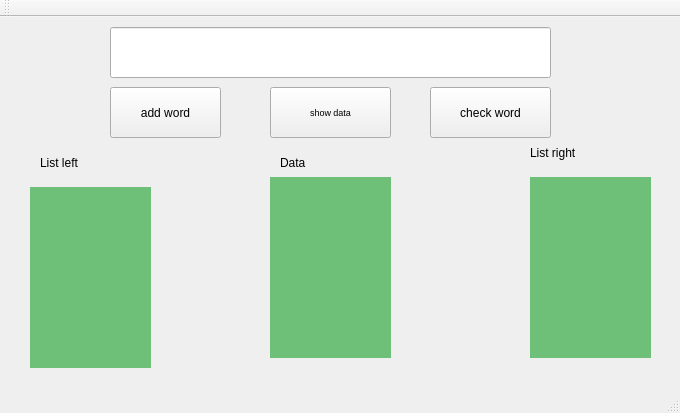
<?xml version="1.0" encoding="UTF-8"?>
<ui version="4.0">
 <class>MainWindow</class>
 <widget class="QMainWindow" name="MainWindow">
  <property name="geometry">
   <rect>
    <x>0</x>
    <y>0</y>
    <width>680</width>
    <height>413</height>
   </rect>
  </property>
  <property name="windowTitle">
   <string>MainWindow</string>
  </property>
  <widget class="QWidget" name="centralWidget">
   <widget class="QLineEdit" name="lineEdit">
    <property name="geometry">
     <rect>
      <x>110</x>
      <y>10</y>
      <width>441</width>
      <height>51</height>
     </rect>
    </property>
    <property name="text">
     <string/>
    </property>
   </widget>
   <widget class="QPushButton" name="pushButton">
    <property name="geometry">
     <rect>
      <x>110</x>
      <y>70</y>
      <width>111</width>
      <height>51</height>
     </rect>
    </property>
    <property name="text">
     <string>add word</string>
    </property>
   </widget>
   <widget class="QPushButton" name="pushButton_2">
    <property name="geometry">
     <rect>
      <x>430</x>
      <y>70</y>
      <width>121</width>
      <height>51</height>
     </rect>
    </property>
    <property name="text">
     <string>check word</string>
    </property>
   </widget>
   <widget class="QLabel" name="listLeft">
    <property name="geometry">
     <rect>
      <x>30</x>
      <y>170</y>
      <width>121</width>
      <height>181</height>
     </rect>
    </property>
    <property name="styleSheet">
     <string notr="true">QLabel {
	background: #6EC079;
}</string>
    </property>
    <property name="text">
     <string/>
    </property>
    <property name="alignment">
     <set>Qt::AlignLeading|Qt::AlignLeft|Qt::AlignTop</set>
    </property>
   </widget>
   <widget class="QLabel" name="data">
    <property name="geometry">
     <rect>
      <x>270</x>
      <y>160</y>
      <width>121</width>
      <height>181</height>
     </rect>
    </property>
    <property name="font">
     <font>
      <pointsize>8</pointsize>
     </font>
    </property>
    <property name="styleSheet">
     <string notr="true">QLabel {
	background: #6EC079;
}</string>
    </property>
    <property name="text">
     <string/>
    </property>
    <property name="alignment">
     <set>Qt::AlignLeading|Qt::AlignLeft|Qt::AlignTop</set>
    </property>
   </widget>
   <widget class="QLabel" name="listRight">
    <property name="geometry">
     <rect>
      <x>530</x>
      <y>160</y>
      <width>121</width>
      <height>181</height>
     </rect>
    </property>
    <property name="styleSheet">
     <string notr="true">QLabel {
	background: #6EC079;
}</string>
    </property>
    <property name="text">
     <string/>
    </property>
    <property name="alignment">
     <set>Qt::AlignLeading|Qt::AlignLeft|Qt::AlignTop</set>
    </property>
   </widget>
   <widget class="QLabel" name="label">
    <property name="geometry">
     <rect>
      <x>40</x>
      <y>130</y>
      <width>111</width>
      <height>31</height>
     </rect>
    </property>
    <property name="text">
     <string>List left</string>
    </property>
   </widget>
   <widget class="QLabel" name="label_2">
    <property name="geometry">
     <rect>
      <x>280</x>
      <y>130</y>
      <width>111</width>
      <height>31</height>
     </rect>
    </property>
    <property name="text">
     <string>Data</string>
    </property>
   </widget>
   <widget class="QLabel" name="label_3">
    <property name="geometry">
     <rect>
      <x>530</x>
      <y>120</y>
      <width>131</width>
      <height>31</height>
     </rect>
    </property>
    <property name="text">
     <string>List right</string>
    </property>
   </widget>
   <widget class="QPushButton" name="pushButton_3">
    <property name="geometry">
     <rect>
      <x>270</x>
      <y>70</y>
      <width>121</width>
      <height>51</height>
     </rect>
    </property>
    <property name="font">
     <font>
      <pointsize>7</pointsize>
     </font>
    </property>
    <property name="layoutDirection">
     <enum>Qt::RightToLeft</enum>
    </property>
    <property name="text">
     <string>show data</string>
    </property>
   </widget>
  </widget>
  <widget class="QMenuBar" name="menuBar">
   <property name="geometry">
    <rect>
     <x>0</x>
     <y>0</y>
     <width>680</width>
     <height>26</height>
    </rect>
   </property>
  </widget>
  <widget class="QToolBar" name="mainToolBar">
   <attribute name="toolBarArea">
    <enum>TopToolBarArea</enum>
   </attribute>
   <attribute name="toolBarBreak">
    <bool>false</bool>
   </attribute>
  </widget>
  <widget class="QStatusBar" name="statusBar"/>
 </widget>
 <layoutdefault spacing="6" margin="11"/>
 <resources/>
 <connections/>
</ui>
